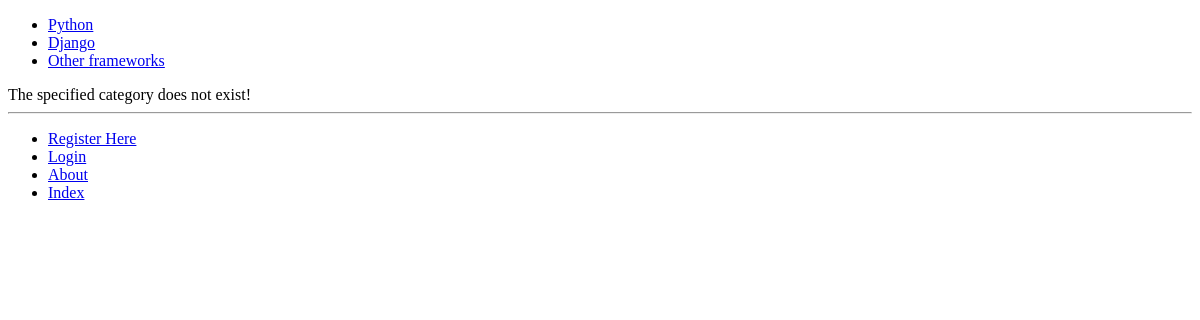
/rango/category/entertainment/, run on an earlier commit of the app's database.
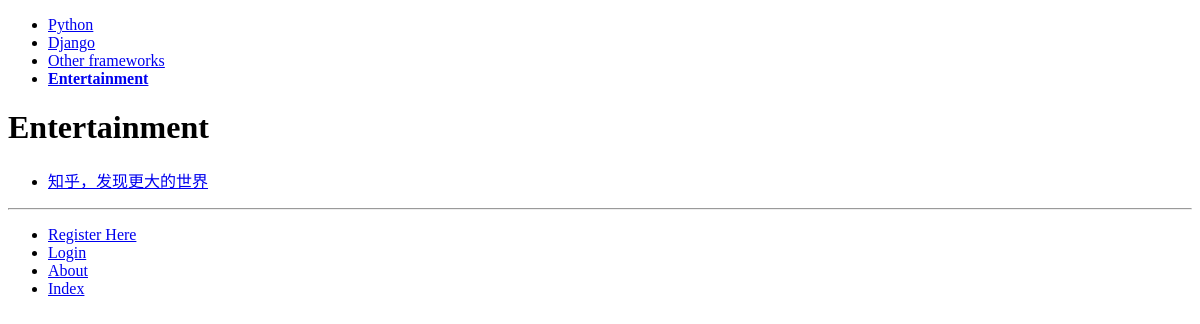
And on a later commit of the database.
### rango/models.py (models this page shows, shortened)
class Category(models.Model):
    max_length = 128
    name = models.CharField(max_length=max_length,unique=True)     #charfield存字符串，max_length指定最大长度，unique指定
    views = models.IntegerField(default=0)
    likes = models.IntegerField(default=0)
    slug = models.SlugField(blank=True,unique=True)         #允许置空，不允许重复
    class Meta:
        verbose_name_plural = 'Categories'      #嵌套Meta类，修改复数情况名称

class Page(models.Model):
    category = models.ForeignKey(Category,on_delete=models.CASCADE) #Foreighkey是一对多，必须加on_delete
    title = models.CharField(max_length=128)
    url = models.URLField()
    views = models.IntegerField(default=0)

### rango/views.py (the view)
# urls.py: re_path(r'^category/(?P<category_name_slug>[\w\-]+)/$',views.show_category,name='show_category'),
def show_category(request,category_name_slug):
    context_dict = {}
    try:
        category = Category.objects.get(slug = category_name_slug)
        pages = Page.objects.filter(category = category)
        context_dict['pages'] = pages
        context_dict['category'] = category
    except Category.DoesNotExist:
        context_dict['pages'] = None
        context_dict['category'] = None
    return render(request,'rango/category.html',context_dict)

### rango/templatetags/rango_template_tags.py (called while the page is built)
@register.inclusion_tag('rango/cats.html')
def get_category_list(cat = None):
    return {'cats':Category.objects.all(),
            'act_cat':cat}

### templates/rango/category.html (shortened to what this page needs)
{% extends 'rango/base.html' %}
{% load static %}
{% block body_block %}
    {%if category%}
        <hi>
            <h1>{{category.name}}<br /></h1>
        </hi>
        {%if pages%}
            <ul>
            {%for page in pages%}
                <li>
                    <a href = "{{page.url}}">{{page.title}}</a>
                </li>
            {% endfor %}
            </ul>
        {% else %}
            <strong>
                No pages currently in category.
            </strong>
        {% endif %}
    {% else %}
        The specified category does not exist!
    {% endif %}
{% endblock %}

### templates/rango/cats.html
<ul>
{% if cats %}
    {% for c in cats %}
        {% if c == act_cat %}
            <li>
                <strong>
                    <a href="{% url 'rango:show_category' c.slug %}"">{{c.name}}</a>
                </strong>
            </li>
        {% else %}
            <li><a href="{% url 'rango:show_category' c.slug %}"">{{c.name}}</a></li>
        {% endif %}
    {% endfor %}
{% else %}
    <li><strong> There are no categories present.</strong></li>
{% endif %}
</ul>

What changed in the data, as far as the page shows it:
added Category: name "Entertainment"
added Page: title "知乎，发现更大的世界"
Also different on the page:
text no longer shown: "The specified category does not exist!"
